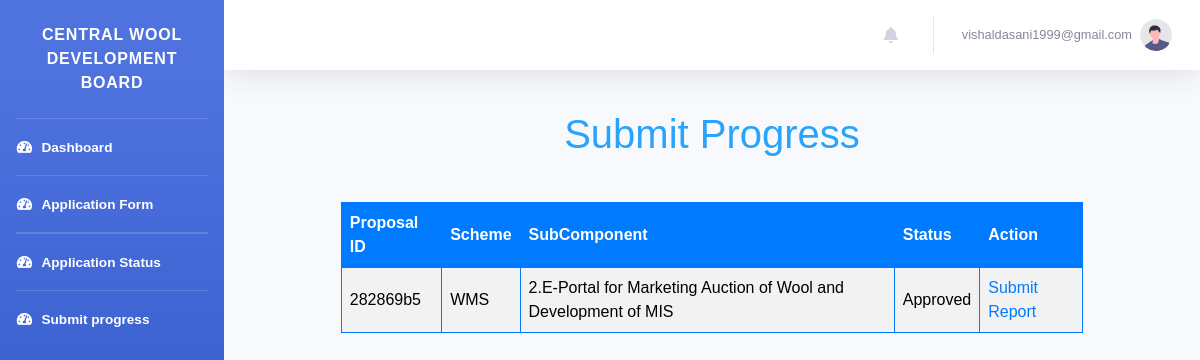
The page /dashboard/progress_report/ (signed in) on the database as committed earlier.
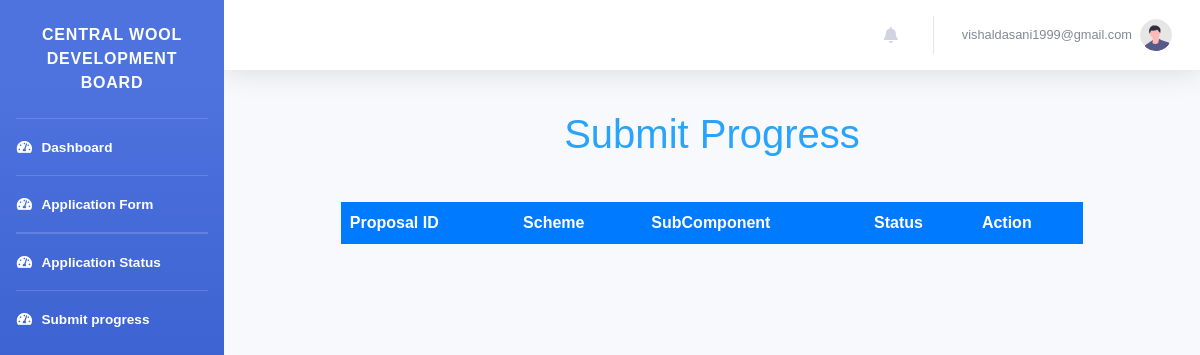
The same page on the database as committed later.
### authapp/models.py (models this page shows, shortened)
class Proposal(models.Model):
    STATUS_CHOICES = [
        ('Pending', 'Pending'),
        ('Approved', 'Approved'),
        ('Completed', 'Completed'),
        ('Rejected', 'Rejected'),
        ('Resubmit','Resubmit')
    ]
    user = models.ForeignKey(settings.AUTH_USER_MODEL, on_delete=models.CASCADE)
    name_and_address = models.TextField()
    project_scheme = models.CharField(max_length=20)
    scheme_component = models.CharField(max_length=100)
    nature_of_applicant = models.CharField(max_length=50)
    other_nature = models.CharField(max_length=50, blank=True, null=True)
    brief_of_agency = models.TextField()
    objectives_of_project = models.TextField()
    brief_of_project = models.TextField()
    justification_of_project = models.TextField()
    methodology_of_project = models.TextField()
    expected_outcome = models.FileField(upload_to='excel_files/', blank=True, null=True)
    scenario_change = models.TextField()
    beneficiaries = models.FileField(upload_to='excel_files/', blank=True, null=True)
    mode_of_selection = models.TextField()
    component_wise_cost = models.FileField(upload_to='excel_files/', blank=True, null=True)
    total_duration = models.FileField(upload_to='excel_files/', blank=True, null=True)
    location_of_project = models.CharField(max_length=100)
    associated_agency = models.TextField()
    bank_details = models.TextField()
    nodal_officer_details = models.TextField()
    other_info = models.TextField()
    status = models.CharField(max_length=20, choices=STATUS_CHOICES, default='Pending')
    fund_allocated = models.DecimalField(max_digits=20, decimal_places=2, blank=True, null=True)
    sanction_letter = models.FileField(upload_to='sanction_letters/', blank=True, null=True)
    project_report = models.FileField(upload_to='pdf_files/', blank=True, null=True)
    covering_letter = models.FileField(upload_to='pdf_files/', blank=True, null=True)
    unique_id = models.CharField(max_length=8, unique=True)
    created_at = models.DateTimeField(auto_now_add=True)

### authapp/views.py (the view)
# urls.py: path('dashboard/progress_report/', views.progress_report, name='progress_report'),
@login_required
def progress_report(request):
    user = request.user
    proposals = Proposal.objects.filter(user=user, status='Approved')
    return render(request, 'progressReports/progressreport.html', {'proposals': proposals})

### templates/progressReports/progressreport.html (shortened to what the changed rows need)
{% extends 'base_dashboard.html' %}
{% block content%}
    <header>
        <h1>Submit Progress</h1>
    </header>
    <table>
        <tr>
            <th>Proposal ID</th>
            <th>Scheme</th>
            <th>SubComponent</th>
            <th>Status</th>
            <th>Action</th>
        </tr>
        {% for proposal in proposals %}
            <tr>
                <td>{{ proposal.unique_id }}</td>
                <td>{{ proposal.project_scheme }}</td>
                <td>{{proposal.scheme_component}}</td>
                <td>{{ proposal.status }}</td>
                <td>
                    {% if proposal.status == 'Approved' %}
                        {% if proposal.scheme_component == '1.Creation of Revolving Fund for Marketing of Raw Wool' %}
                            <a href="{% url 'authapp:revolving_fund_progress_report' proposal.unique_id %}">Submit Report</a>
                        {% elif proposal.scheme_component == '2.E-Portal for Marketing Auction of Wool and Development of MIS' %}
                            <a href="{% url 'authapp:eportal_progress_report' proposal.unique_id %}">Submit Report</a>
                        {% elif proposal.scheme_component == '3.Financial Assistance for Formation of Wool Producers Societies/Self Help Group(SHGs)' %}
                            <a href="{% url 'authapp:selfhelpgroup_report' proposal.unique_id %}">Submit Report</a>
                        {% elif proposal.scheme_component == '4.Organizing Buyers Sellers Meets' %}
                            <a href="{% url 'authapp:buyersellerexpo_report' proposal.unique_id %}">Submit Report</a>
                        {% elif proposal.scheme_component == '5.Financial Assistance to Strengthening Infrastructure Required for Wool Marketing' %}
                            <a href="{% url 'authapp:infrastructuredevelopment_report' proposal.unique_id %}">Submit Report</a>
                        {% elif proposal.scheme_component == '6.Organization of Domestic Independent Woolen Expo' %}
                            <a href="{% url 'authapp:woolen_expo' proposal.unique_id %}">Submit Report</a>
                        {% elif proposal.scheme_component == '7.Organizing Domestic Expo on Hiring Stall Basis' %}
                            <a href="{% url 'authapp:woolen_expo_hiring' proposal.unique_id %}">Submit Report</a>
                        {% elif proposal.scheme_component == '1.Establishing Common Facility Centres (CFCs) for Wool Processing Machines/Facilities' %}
                            <a href="{% url 'authapp:cfc_progress_report' proposal.unique_id %}">Submit Report</a>
                        {% elif proposal.scheme_component == '2.Financial Assistance for Sheep Shearing Machines' %}
                            <a href="{% url 'authapp:sheep_shearing_machining' proposal.unique_id %}">Submit Report</a>
                        {% elif proposal.scheme_component == '3.Financial Assistance for Other Machines and Equipments' %}
                            <a href="{% url 'authapp:equipment' proposal.unique_id %}">Submit Report</a>
                        {% elif proposal.scheme_component == '4.Financial Assistance for Distribution of Small Tools for Manufacturing of Woolen Items' %}
                            <a href="{% url 'authapp:small_tools_distribution' proposal.unique_id %}">Submit Report</a>
                        {% elif proposal.scheme_component == '1.Short Term Training Program for Manufacturing and Weaving of Woolen Items' %}
                            <a href="{% url 'authapp:short_term_programme' proposal.unique_id %}">Submit Report</a>
                        {% elif proposal.scheme_component == '2.On-Site Training for Industrial Workers' %}
                            <a href="{% url 'authapp:onsite_training_progress_report' proposal.unique_id %}">Submit Report</a>
                        {% elif proposal.scheme_component == '3.Training on Machine Sheep Shearing' %}
                            <a href="{% url 'authapp:shearing_machine_training_report' proposal.unique_id %}">Submit Report</a>
                        {% elif proposal.scheme_component == '4.Research and Development Projects' %}
                            <a href="{% url 'authapp:rd_report' proposal.unique_id %}">Submit Report</a>
                        {% elif proposal.scheme_component == '5.International/Domestic Corporations Stakeholders Meeting/Conference' %}
                            <a href="{% url 'authapp:domestic_meeting_report' proposal.unique_id %}">Submit Report</a>
                        {% elif proposal.scheme_component == '6.Organizing Seminars, Workshops, Sheep Mela, Fare, Meet' %}
                            <a href="{% url 'authapp:organising_seminar_report' proposal.unique_id %}">Submit Report</a>
                        {% elif proposal.scheme_component == '7.Wool Survey and Study on Wool Sector' %}
                            <a href="{% url 'authapp:wool_survey_report' proposal.unique_id %}">Submit Report</a>
                        {% elif proposal.scheme_component == '8.Operating Existing Wool Testing Lab at Bikaner Including Upgradation and WDTC/ISC at Kullu' %}
                            <a href="{% url 'authapp:wool_testing_lab_report' proposal.unique_id %}">Submit Report</a>
                        {% elif proposal.scheme_component == '9.Publicity of Scheme, Monitoring of Projects, Common Visits, Evaluation of Projects/Schemes, and Awareness Program for Swachhta, etc.' %}
                            <a href="{% url 'authapp:publicity_monitoring_report' proposal.unique_id %}">Submit Report</a>
                        {% elif proposal.scheme_component == '1.Revolving fund for pashmina wool marketing (For UT of J&K & UT of Ladakh)' %}
                            <a href="{% url 'authapp:pashmina_revolving_fund_progress_report' proposal.unique_id %}">Submit Report</a>
                        {% elif proposal.scheme_component == '2.Setting of machines for pashmina wool processing' %}
                            <a href="{% url 'authapp:pashmina_cfc_report' proposal.unique_id %}">Submit Report</a>
                        {% elif proposal.scheme_component == '3.Construction of shelter shed with guard rooms for pashmina goat' %}
                            <a href="{% url 'authapp:shelter_shed_report' proposal.unique_id %}">Submit Report</a>
                        {% elif proposal.scheme_component == '4.Distribution of portable tents with accessories' %}
                            <a href="{% url 'authapp:portable_tent_report' proposal.unique_id %}">Submit Report</a>
                        {% elif proposal.scheme_component == '5.Distribution of predator-proof corral with LED lights' %}
                            <a href="{% url 'authapp:predator_proof_lights_report' proposal.unique_id %}">Submit Report</a>
                        {% elif proposal.scheme_component == '6.Testing equipment, including DNA analyzer for identification/testing of pashmina products' %}
                            <a href="{% url 'authapp:testing_equipment_report' proposal.unique_id %}">Submit Report</a>
                        {% elif proposal.scheme_component == '7.Development of showroom at Dehairing Plant premises at Leh' %}
                            <a href="{% url 'authapp:showroom_development_report' proposal.unique_id %}">Submit Report</a>
                        {% elif proposal.scheme_component == '8.Development of fodder land/Govt. farms for pashmina goats' %}
                            <a href="{% url 'authapp:fodder_land_development_report' proposal.unique_id %}">Submit Report</a>
                        {% endif %}
                    {% endif %}
                </td>
            </tr>
        {% endfor %}
    </table>
{% endblock %}

Rows that differ between the two databases and show on the page:
removed Proposal: unique_id "282869b5", project_scheme "WMS", scheme_component "2.E-Portal for Marketing Auction of Wool and Development of MIS", status "Approved", shows "Submit Report"
